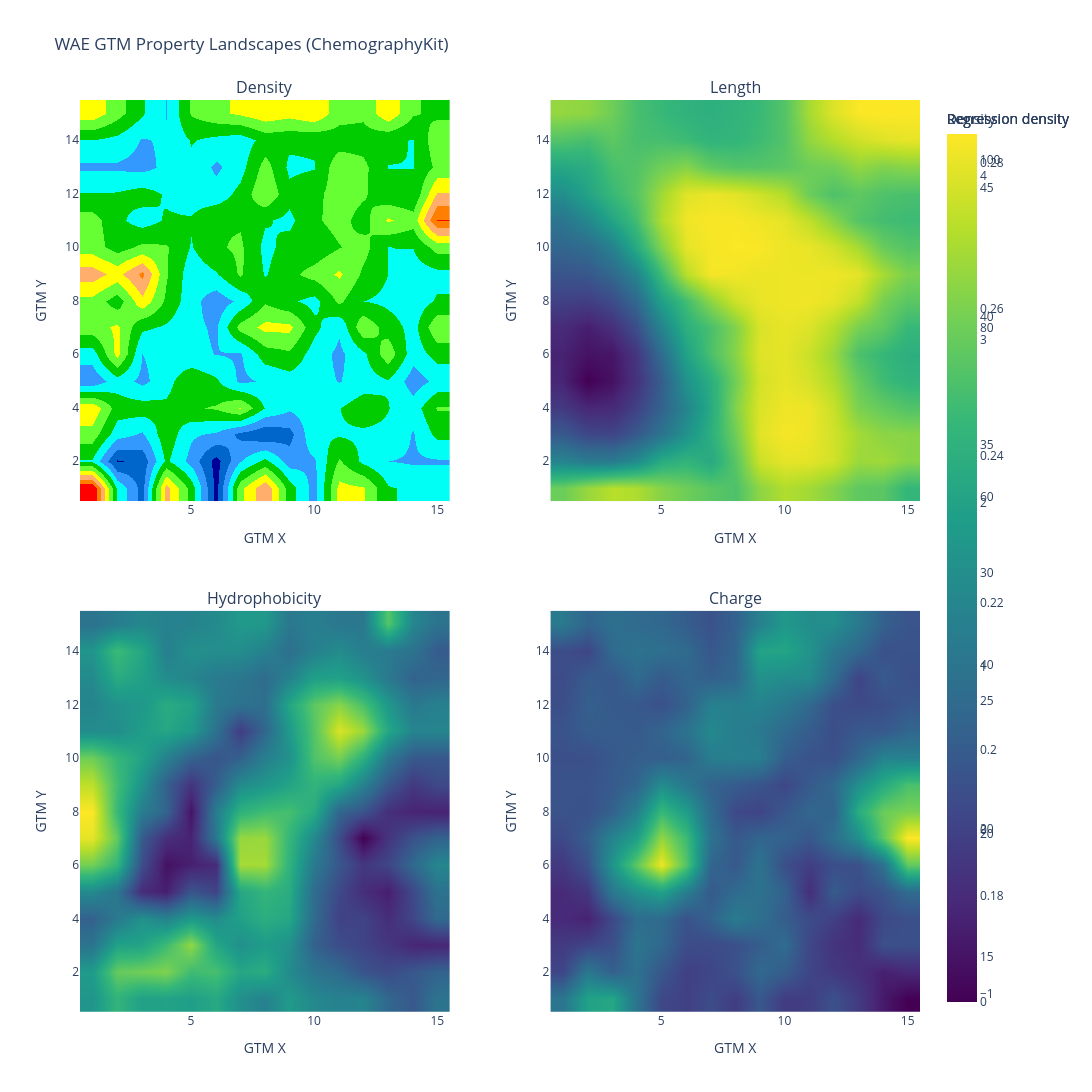

Notebook source saved alongside this figure:
### Code cell
# Interactive GTM visualization with Plotly - WAE using ChemographyKit landscapes

properties = ['length', 'hydrophobicity', 'charge']
landscape_positions = [('density', 1, 1), ('length', 1, 2), ('hydrophobicity', 2, 1), ('charge', 2, 2)]

print("Creating ChemographyKit landscape visualizations for WAE...")

# Compute density using ChemographyKit utilities
density_wae_vec = get_density_matrix(responsibilities_wae)
density_table_wae = density_to_table(
    density_wae_vec,
    node_threshold=0.01,
    output_csv_file=None
)

# Create smooth density landscape
fig_density_wae = plotly_smooth_density_landscape(
    density_table_wae,
    node_threshold=0.01,
    use_smooth=True,
    title="WAE GTM Density Landscape",
    width=800,
    height=800,
    background_color="white"
)

# Create regression landscapes for peptide properties
figs_wae = {'density': fig_density_wae}

for prop in properties:
    if prop in df_wae.columns:
        # Compute regression density
        reg_values = df_wae[prop].values
        density, reg_density = get_reg_density_matrix(responsibilities_wae, list(reg_values))

        # Convert to table
        reg_table = reg_density_to_table(
            density,
            reg_density,
            node_threshold=0.01,
            output_csv_file=None
        )

        # Create smooth regression landscape
        fig = plotly_smooth_regression_landscape(
            reg_table,
            colorset='Viridis',
            title=f"WAE GTM {prop.capitalize()} Landscape",
            width=800,
            height=800,
            background_color="white",
            use_smooth=True
        )

        figs_wae[prop] = fig

# Create combined figure with subplots
fig_combined_wae = make_subplots(
    rows=2, cols=2,
    subplot_titles=('Density', 'Length', 'Hydrophobicity', 'Charge'),
    specs=[[{'type': 'heatmap'}, {'type': 'heatmap'}],
           [{'type': 'heatmap'}, {'type': 'heatmap'}]],
    horizontal_spacing=0.12,
    vertical_spacing=0.12
)

# Add landscapes to subplots
for prop, row, col in landscape_positions:
    if prop in figs_wae:
        for trace in figs_wae[prop].data:
            fig_combined_wae.add_trace(trace, row=row, col=col)

fig_combined_wae.update_layout(
    title_text="WAE GTM Property Landscapes (ChemographyKit)",
    height=1200,
    width=1200,
    showlegend=False
)

# Update axes
for i in range(1, 3):
    for j in range(1, 3):
        fig_combined_wae.update_xaxes(title_text="GTM X", row=i, col=j)
        fig_combined_wae.update_yaxes(title_text="GTM Y", row=i, col=j)

# Save
output_path_wae = RESULTS_DIR / 'gtm_wae_properties.html'
fig_combined_wae.write_html(str(output_path_wae))
print(f"Saved interactive plot to {output_path_wae}")

# Show
fig_combined_wae.show()

# Save individual landscapes
for prop, fig in figs_wae.items():
    fig.write_html(str(RESULTS_DIR / f'gtm_wae_{prop}_landscape.html'))
    print(f"Saved {prop} landscape to gtm_wae_{prop}_landscape.html")

### Figure 1 — Plotly figure (JSON) as saved in the notebook; plotly's stock layout.template omitted (floating-point values rounded to 4 significant figures; data arrays with more than 128 entries replaced by an {"elided": "..."} marker saying what was removed)
{"data": [{"colorbar": {"title": {"text": "Density"}}, "colorscale": [[0, "rgb(0,0,153)"], [0.1, "rgb(0,0,153)"], [0.1, "rgb(0,102,204)"], [0.2, "rgb(0,102,204)"], [0.2, "rgb(51,153,255)"], [0.3, "rgb(51,153,255)"], [0.3, "rgb(0,255,245)"], [0.4, "rgb(0,255,245)"], [0.4, "rgb(0,204,0)"], [0.5, "rgb(0,204,0)"], [0.5, "rgb(102,255,51)"], [0.6, "rgb(102,255,51)"], [0.6, "rgb(255,255,0)"], [0.7, "rgb(255,255,0)"], [0.7, "rgb(255,175,107)"], [0.8, "rgb(255,175,107)"], [0.8, "rgb(255,128,0)"], [0.9, "rgb(255,128,0)"], [0.9, "rgb(255,0,0)"], [1, "rgb(255,0,0)"]], "hoverinfo": "text", "showscale": true, "text": {"elided": "15x15 str values"}, "type": "heatmap", "x": [1, 2, 3, 4, 5, 6, 7, 8, 9, 10, 11, 12, 13, 14, 15], "xaxis": "x", "y": [15, 14, 13, 12, 11, 10, 9, 8, 7, 6, 5, 4, 3, 2, 1], "yaxis": "y", "z": {"elided": "15x15 float values"}, "zmax": 103.0, "zmin": 0, "zsmooth": "best"}, {"colorscale": [[0, "rgba(255,255,255,1)"], [9.706e-05, "rgba(255,255,255,1)"], [9.806e-05, "rgba(255,255,255,0)"], [1, "rgba(255,255,255,0)"]], "hoverinfo": "none", "showscale": false, "type": "heatmap", "x": [1, 2, 3, 4, 5, 6, 7, 8, 9, 10, 11, 12, 13, 14, 15], "xaxis": "x", "y": [15, 14, 13, 12, 11, 10, 9, 8, 7, 6, 5, 4, 3, 2, 1], "yaxis": "y", "z": {"elided": "15x15 float values"}, "zmax": 1, "zmin": 0, "zsmooth": "best"}, {"colorscale": [[0, "rgba(0,0,0,0)"], [1, "rgba(0,0,0,0)"]], "hoverinfo": "text", "showscale": false, "text": {"elided": "15x15 str values"}, "type": "heatmap", "x": [1, 2, 3, 4, 5, 6, 7, 8, 9, 10, 11, 12, 13, 14, 15], "xaxis": "x", "y": [15, 14, 13, 12, 11, 10, 9, 8, 7, 6, 5, 4, 3, 2, 1], "yaxis": "y", "z": {"elided": "15x15 float values"}, "zmax": 1, "zmin": 0}, {"colorbar": {"title": {"text": "Regression density"}}, "colorscale": [[0, "#440154"], [0.1111, "#482878"], [0.2222, "#3e4989"], [0.3333, "#31688e"], [0.4444, "#26828e"], [0.5556, "#1f9e89"], [0.6667, "#35b779"], [0.7778, "#6ece58"], [0.8889, "#b5de2b"], [1, "#fde725"]], "hoverinfo": "text", "showscale": true, "text": {"elided": "15x15 str values"}, "type": "heatmap", "x": [1, 2, 3, 4, 5, 6, 7, 8, 9, 10, 11, 12, 13, 14, 15], "xaxis": "x2", "y": [15, 14, 13, 12, 11, 10, 9, 8, 7, 6, 5, 4, 3, 2, 1], "yaxis": "y2", "z": {"elided": "15x15 float values"}, "zmax": 47.12, "zmin": 13.24, "zsmooth": "best"}, {"colorscale": [[0, "rgba(255,255,255,1)"], [0.0009706, "rgba(255,255,255,1)"], [0.0009716, "rgba(255,255,255,0)"], [1, "rgba(255,255,255,0)"]], "hoverinfo": "none", "showscale": false, "type": "heatmap", "x": [1, 2, 3, 4, 5, 6, 7, 8, 9, 10, 11, 12, 13, 14, 15], "xaxis": "x2", "y": [15, 14, 13, 12, 11, 10, 9, 8, 7, 6, 5, 4, 3, 2, 1], "yaxis": "y2", "z": {"elided": "15x15 float values"}, "zmax": 1, "zmin": 0, "zsmooth": "best"}, {"colorscale": [[0, "rgba(0,0,0,0)"], [1, "rgba(0,0,0,0)"]], "hoverinfo": "text", "showscale": false, "text": {"elided": "15x15 str values"}, "type": "heatmap", "x": [1, 2, 3, 4, 5, 6, 7, 8, 9, 10, 11, 12, 13, 14, 15], "xaxis": "x2", "y": [15, 14, 13, 12, 11, 10, 9, 8, 7, 6, 5, 4, 3, 2, 1], "yaxis": "y2", "z": {"elided": "15x15 float values"}, "zmax": 1, "zmin": 0}, {"colorbar": {"title": {"text": "Regression density"}}, "colorscale": [[0, "#440154"], [0.1111, "#482878"], [0.2222, "#3e4989"], [0.3333, "#31688e"], [0.4444, "#26828e"], [0.5556, "#1f9e89"], [0.6667, "#35b779"], [0.7778, "#6ece58"], [0.8889, "#b5de2b"], [1, "#fde725"]], "hoverinfo": "text", "showscale": true, "text": {"elided": "15x15 str values"}, "type": "heatmap", "x": [1, 2, 3, 4, 5, 6, 7, 8, 9, 10, 11, 12, 13, 14, 15], "xaxis": "x3", "y": [15, 14, 13, 12, 11, 10, 9, 8, 7, 6, 5, 4, 3, 2, 1], "yaxis": "y3", "z": {"elided": "15x15 float values"}, "zmax": 0.2839, "zmin": 0.1656, "zsmooth": "best"}, {"colorscale": [[0, "rgba(255,255,255,1)"], [0.0009706, "rgba(255,255,255,1)"], [0.0009716, "rgba(255,255,255,0)"], [1, "rgba(255,255,255,0)"]], "hoverinfo": "none", "showscale": false, "type": "heatmap", "x": [1, 2, 3, 4, 5, 6, 7, 8, 9, 10, 11, 12, 13, 14, 15], "xaxis": "x3", "y": [15, 14, 13, 12, 11, 10, 9, 8, 7, 6, 5, 4, 3, 2, 1], "yaxis": "y3", "z": {"elided": "15x15 float values"}, "zmax": 1, "zmin": 0, "zsmooth": "best"}, {"colorscale": [[0, "rgba(0,0,0,0)"], [1, "rgba(0,0,0,0)"]], "hoverinfo": "text", "showscale": false, "text": {"elided": "15x15 str values"}, "type": "heatmap", "x": [1, 2, 3, 4, 5, 6, 7, 8, 9, 10, 11, 12, 13, 14, 15], "xaxis": "x3", "y": [15, 14, 13, 12, 11, 10, 9, 8, 7, 6, 5, 4, 3, 2, 1], "yaxis": "y3", "z": {"elided": "15x15 float values"}, "zmax": 1, "zmin": 0}, {"colorbar": {"title": {"text": "Regression density"}}, "colorscale": [[0, "#440154"], [0.1111, "#482878"], [0.2222, "#3e4989"], [0.3333, "#31688e"], [0.4444, "#26828e"], [0.5556, "#1f9e89"], [0.6667, "#35b779"], [0.7778, "#6ece58"], [0.8889, "#b5de2b"], [1, "#fde725"]], "hoverinfo": "text", "showscale": true, "text": {"elided": "15x15 str values"}, "type": "heatmap", "x": [1, 2, 3, 4, 5, 6, 7, 8, 9, 10, 11, 12, 13, 14, 15], "xaxis": "x4", "y": [15, 14, 13, 12, 11, 10, 9, 8, 7, 6, 5, 4, 3, 2, 1], "yaxis": "y4", "z": {"elided": "15x15 float values"}, "zmax": 4.258, "zmin": -1.051, "zsmooth": "best"}, {"colorscale": [[0, "rgba(255,255,255,1)"], [0.0009706, "rgba(255,255,255,1)"], [0.0009716, "rgba(255,255,255,0)"], [1, "rgba(255,255,255,0)"]], "hoverinfo": "none", "showscale": false, "type": "heatmap", "x": [1, 2, 3, 4, 5, 6, 7, 8, 9, 10, 11, 12, 13, 14, 15], "xaxis": "x4", "y": [15, 14, 13, 12, 11, 10, 9, 8, 7, 6, 5, 4, 3, 2, 1], "yaxis": "y4", "z": {"elided": "15x15 float values"}, "zmax": 1, "zmin": 0, "zsmooth": "best"}, {"colorscale": [[0, "rgba(0,0,0,0)"], [1, "rgba(0,0,0,0)"]], "hoverinfo": "text", "showscale": false, "text": {"elided": "15x15 str values"}, "type": "heatmap", "x": [1, 2, 3, 4, 5, 6, 7, 8, 9, 10, 11, 12, 13, 14, 15], "xaxis": "x4", "y": [15, 14, 13, 12, 11, 10, 9, 8, 7, 6, 5, 4, 3, 2, 1], "yaxis": "y4", "z": {"elided": "15x15 float values"}, "zmax": 1, "zmin": 0}], "layout": {"annotations": [{"font": {"size": 16}, "showarrow": false, "text": "Density", "x": 0.22, "xanchor": "center", "xref": "paper", "y": 1, "yanchor": "bottom", "yref": "paper"}, {"font": {"size": 16}, "showarrow": false, "text": "Length", "x": 0.78, "xanchor": "center", "xref": "paper", "y": 1, "yanchor": "bottom", "yref": "paper"}, {"font": {"size": 16}, "showarrow": false, "text": "Hydrophobicity", "x": 0.22, "xanchor": "center", "xref": "paper", "y": 0.44, "yanchor": "bottom", "yref": "paper"}, {"font": {"size": 16}, "showarrow": false, "text": "Charge", "x": 0.78, "xanchor": "center", "xref": "paper", "y": 0.44, "yanchor": "bottom", "yref": "paper"}], "height": 1200, "showlegend": false, "title": {"text": "WAE GTM Property Landscapes (ChemographyKit)"}, "width": 1200, "xaxis": {"anchor": "y", "domain": [0, 0.44], "title": {"text": "GTM X"}}, "xaxis2": {"anchor": "y2", "domain": [0.56, 1], "title": {"text": "GTM X"}}, "xaxis3": {"anchor": "y3", "domain": [0, 0.44], "title": {"text": "GTM X"}}, "xaxis4": {"anchor": "y4", "domain": [0.56, 1], "title": {"text": "GTM X"}}, "yaxis": {"anchor": "x", "domain": [0.56, 1], "title": {"text": "GTM Y"}}, "yaxis2": {"anchor": "x2", "domain": [0.56, 1], "title": {"text": "GTM Y"}}, "yaxis3": {"anchor": "x3", "domain": [0, 0.44], "title": {"text": "GTM Y"}}, "yaxis4": {"anchor": "x4", "domain": [0, 0.44], "title": {"text": "GTM Y"}}}}
